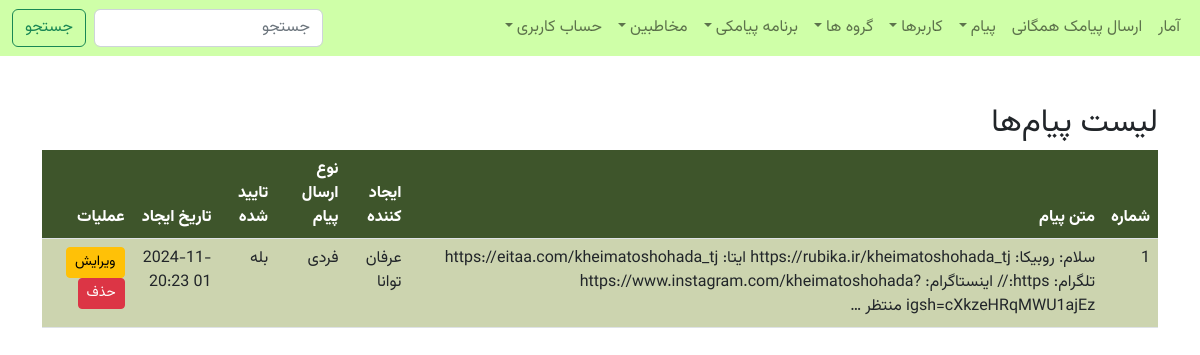
/text_messages/messages/ (signed in), run on an earlier commit of the app's database.
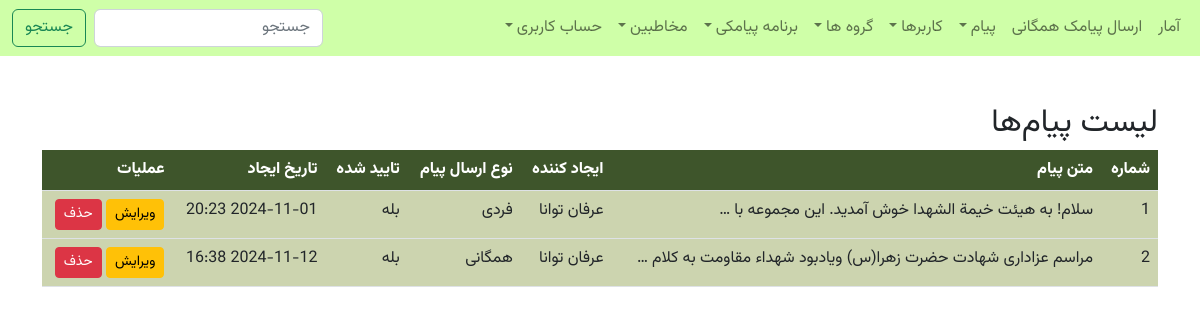
And on a later commit of the database.
### text_messages/models.py (models this page shows, shortened)
class Message(models.Model):
    MESSAGE_TYPE_CHOICES = [
        ('همگانی', 'همگانی'),
        ('فردی', 'فردی'),
    ]
    text = models.TextField(verbose_name="متن پیام")
    organization = models.ForeignKey("organizations.Organization", on_delete=models.SET_NULL, null=True, blank=True,
                                     verbose_name="سازمان")
    created_by = models.ForeignKey(User, on_delete=models.CASCADE, verbose_name="ایجاد کننده")
    message_type = models.CharField(max_length=10, choices=MESSAGE_TYPE_CHOICES, verbose_name="نوع ارسال پیام")
    is_approved = models.BooleanField(default=False, verbose_name="آیا پیام تایید شده است؟")
    created_at = models.DateTimeField(default=timezone.now, verbose_name="تاریخ ایجاد")
    groups = models.ManyToManyField(Group, blank=True, null=True, verbose_name="گروه‌های مرتبط")  # فیلد جدید
    class Meta:
        verbose_name = 'پیام'
        verbose_name_plural = 'پیام‌ها'

### accounts/models.py (models this page shows, shortened)
class User(AbstractBaseUser, PermissionsMixin):
    phone_number = models.CharField(max_length=15, unique=True, default='', verbose_name="phone number")
    username = None  # Remove the username field as it's not needed
    email = None  # Remove the email field as it's not used
    id = models.UUIDField(primary_key=True, default=uuid.uuid4, editable=False)
    first_name = models.CharField("first name", max_length=150, blank=True)  # User's first name
    last_name = models.CharField("last name", max_length=150, blank=True)  # User's last name
    gender = models.CharField(max_length=10, default='مرد', choices=[('مرد', 'مرد'), ('زن', 'زن')], blank=True,
                              verbose_name="جنسیت")  # Gender field
    is_staff = models.BooleanField("staff status", default=False,
                                   help_text="Designates whether the user can log into this admin site.")
    is_active = models.BooleanField("active", default=True,
                                    help_text="Designates whether this user should be treated as active.")
    date_joined = models.DateTimeField("date joined", default=timezone.now)
    organization = models.ForeignKey('organizations.Organization', on_delete=models.SET_NULL, null=True, blank=True,
                                     verbose_name="سازمان")
    groups = models.ManyToManyField("organizations.Group", verbose_name="گروه‌ها", related_name="users",
                                    blank=True)  # ارتباط با گروه‌ها
    can_access_messages = models.BooleanField("access to messages", default=False,
                                              help_text="Designates whether this user has access to messages.")
    can_access_users = models.BooleanField("access to users", default=False,
                                           help_text="Designates whether this user has access to manage users.")
    can_access_groups = models.BooleanField("access to groups", default=False,
                                            help_text="Designates whether this user has access to manage groups.")
    can_access_sms_program = models.BooleanField("access to SMS program", default=False,
                                                 help_text="Designates whether this user has access to SMS program.")
    can_access_contacts = models.BooleanField("access to contacts", default=False,
                                              help_text="Designates whether this user has access to manage contacts.")
    can_send_bulk_sms = models.BooleanField("send bulk SMS", default=False,
                                            help_text="Designates whether this user can send bulk SMS messages.")
    can_add_contacts = models.BooleanField(
        "add contacts through app",
        default=False,
        help_text="Designates whether this user can add contacts through the app."
    )
    USERNAME_FIELD = 'phone_number'  # Set phone_number as the unique identifier for authentication
    objects = CustomUserManager()  # Assign the custom user manager
    class Meta:
        verbose_name = 'کاربر'
        verbose_name_plural = 'کاربرها'

### text_messages/views.py (the view)
# urls.py: path('messages/', MessageListView.as_view(), name='message_list'),
class MessageListView(MessagesAccessRequiredMixin,View):
    def get(self, request):
        if not request.user.is_authenticated:
            return redirect('login')
        messages = Message.objects.filter(organization_id=request.user.organization.id)
        return render(request, 'text_messages/message_list.html', {'messages': '', 'data': {'messages': messages}})

### text_messages/mixins.py (called while the page is built)
    @method_decorator(login_required)
    def dispatch(self, request, *args, **kwargs):
        if not request.user.can_access_messages:
            raise PermissionDenied("شما مجاز به دسترسی به این صفحه نیستید.")
        return super().dispatch(request, *args, **kwargs)

### text_messages/templates/text_messages/message_list.html (shortened to what this page needs)
{% extends 'base.html' %}
{% load static %}
{% block content %}
    <div class="container mt-5">
        <h2>لیست پیام‌ها</h2>
        <table class="table" style="border-collapse: collapse; width: 100%;">
            <thead>
            <tr style="background-color: #3e552b; color: white;">
                <th>شماره</th>
                <th>متن پیام</th>
                <th>ایجاد کننده</th>
                <th>نوع ارسال پیام</th>
                <th>تایید شده</th>
                <th>تاریخ ایجاد</th>
                <th>عملیات</th>
            </tr>
            </thead>
            <tbody>
            {% for message in data.messages %}
                <tr style="background-color: #ccd4af;">
                    <td>{{ forloop.counter }}</td>
                    <td>{{ message.text|truncatewords:10 }}</td>
                    <td>{{ message.created_by.first_name }} {{ message.created_by.last_name }}</td>
                    <td>{{ message.message_type }}</td>
                    <td>{{ message.is_approved|yesno:"بله,خیر" }}</td>
                    <td>{{ message.created_at|date:"Y-m-d H:i" }}</td>
                    <td>
                        <a href="{% url 'message_edit' message.id %}" class="btn btn-sm btn-warning">ویرایش</a>
                        <button class="btn btn-sm btn-danger" onclick="confirmDelete({{ message.id }})">حذف</button>
                    </td>
                </tr>
            {% endfor %}
            </tbody>
        </table>
    </div>
{% endblock %}

What changed in the data, as far as the page shows it:
changed Message "فردی": text "سلام: روبیکا: https://rubika.ir/kheimatoshohada_tj ایتا: https://eitaa.com/kheimatoshohada_tj تلگرام: https:// اینستاگرام: https://www.instagram.com/kheimatoshohada?igsh=cXkzeHRqMWU1ajEz منتظر …" → "سلام! به هیئت خیمة الشهدا خوش آمدید. این مجموعه با …"
added Message: text "مراسم عزاداری شهادت حضرت زهرا(س) ویادبود شهداء مقاومت به کلام …", created_by.first_name "عرفان", created_by.last_name "توانا", message_type "همگانی", is_approved "بله", created_at "2024-11-12 16:38"
